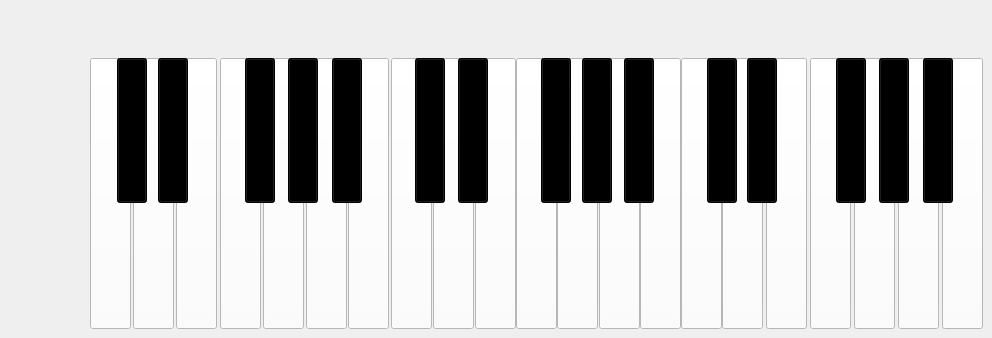
                          <widget class="QWidget" name="piano_container_widget" native="true">
                           <widget class="QPushButton" name="C_button">
                            <property name="geometry">
                             <rect>
                              <x>391</x>
                              <y>58</y>
                              <width>41</width>
                              <height>271</height>
                             </rect>
                            </property>
                            <property name="styleSheet">
                             <string notr="true">background-color: rgb(255, 255, 255);</string>
                            </property>
                            <property name="text">
                             <string/>
                            </property>
                            <property name="shortcut">
                             <string>Q</string>
                            </property>
                           </widget>
                           <widget class="QPushButton" name="D_button">
                            <property name="geometry">
                             <rect>
                              <x>433</x>
                              <y>58</y>
                              <width>41</width>
                              <height>271</height>
                             </rect>
                            </property>
                            <property name="styleSheet">
                             <string notr="true">background-color: rgb(255, 255, 255);</string>
                            </property>
                            <property name="text">
                             <string/>
                            </property>
                            <property name="shortcut">
                             <string>E</string>
                            </property>
                           </widget>
                           <widget class="QPushButton" name="E_button">
                            <property name="geometry">
                             <rect>
                              <x>475</x>
                              <y>58</y>
                              <width>41</width>
                              <height>271</height>
                             </rect>
                            </property>
                            <property name="styleSheet">
                             <string notr="true">background-color: rgb(255, 255, 255);</string>
                            </property>
                            <property name="text">
                             <string/>
                            </property>
                            <property name="shortcut">
                             <string>T</string>
                            </property>
                           </widget>
                           <widget class="QPushButton" name="F_button">
                            <property name="geometry">
                             <rect>
                              <x>516</x>
                              <y>58</y>
                              <width>41</width>
                              <height>271</height>
                             </rect>
                            </property>
                            <property name="styleSheet">
                             <string notr="true">background-color: rgb(255, 255, 255);</string>
                            </property>
                            <property name="text">
                             <string/>
                            </property>
                            <property name="shortcut">
                             <string>Y</string>
                            </property>
                           </widget>
                           <widget class="QPushButton" name="Csharp_button">
                            <property name="geometry">
                             <rect>
                              <x>415</x>
                              <y>58</y>
                              <width>30</width>
                              <height>145</height>
                             </rect>
                            </property>
                            <property name="styleSheet">
                             <string notr="true">background-color: rgb(0, 0, 0);</string>
                            </property>
                            <property name="text">
                             <string/>
                            </property>
                            <property name="shortcut">
                             <string>W</string>
                            </property>
                           </widget>
                           <widget class="QPushButton" name="Dsharp_sharp">
                            <property name="geometry">
                             <rect>
                              <x>458</x>
                              <y>58</y>
                              <width>30</width>
                              <height>145</height>
                             </rect>
                            </property>
                            <property name="styleSheet">
                             <string notr="true">background-color: rgb(0, 0, 0);</string>
                            </property>
                            <property name="text">
                             <string/>
                            </property>
                            <property name="shortcut">
                             <string>R</string>
                            </property>
                           </widget>
                           <widget class="QPushButton" name="G_button">
                            <property name="geometry">
                             <rect>
                              <x>557</x>
                              <y>58</y>
                              <width>41</width>
                              <height>271</height>
                             </rect>
                            </property>
                            <property name="styleSheet">
                             <string notr="true">background-color: rgb(255, 255, 255);</string>
                            </property>
                            <property name="text">
                             <string/>
                            </property>
                            <property name="shortcut">
                             <string>I</string>
                            </property>
                           </widget>
                           <widget class="QPushButton" name="A_button">
                            <property name="geometry">
                             <rect>
                              <x>599</x>
                              <y>58</y>
                              <width>41</width>
                              <height>271</height>
                             </rect>
                            </property>
                            <property name="styleSheet">
                             <string notr="true">background-color: rgb(255, 255, 255);</string>
                            </property>
                            <property name="text">
                             <string/>
                            </property>
                            <property name="shortcut">
                             <string>P</string>
                            </property>
                           </widget>
                           <widget class="QPushButton" name="B_button">
                            <property name="geometry">
                             <rect>
                              <x>640</x>
                              <y>58</y>
                              <width>41</width>
                              <height>271</height>
                             </rect>
                            </property>
                            <property name="styleSheet">
                             <string notr="true">background-color: rgb(255, 255, 255);</string>
                            </property>
                            <property name="text">
                             <string/>
                            </property>
                            <property name="shortcut">
                             <string>]</string>
                            </property>
                           </widget>
                           <widget class="QPushButton" name="Fsharp_button">
                            <property name="geometry">
                             <rect>
                              <x>541</x>
                              <y>58</y>
                              <width>30</width>
                              <height>145</height>
                             </rect>
                            </property>
                            <property name="styleSheet">
                             <string notr="true">background-color: rgb(0, 0, 0);</string>
                            </property>
                            <property name="text">
                             <string/>
                            </property>
                            <property name="shortcut">
                             <string>U</string>
                            </property>
                           </widget>
                           <widget class="QPushButton" name="Gsharp_button">
                            <property name="geometry">
                             <rect>
                              <x>582</x>
                              <y>58</y>
                              <width>30</width>
                              <height>145</height>
                             </rect>
                            </property>
                            <property name="styleSheet">
                             <string notr="true">background-color: rgb(0, 0, 0);</string>
                            </property>
                            <property name="text">
                             <string/>
                            </property>
                            <property name="shortcut">
                             <string>O</string>
                            </property>
                           </widget>
                           <widget class="QPushButton" name="Asharp_button">
                            <property name="geometry">
                             <rect>
                              <x>624</x>
                              <y>58</y>
                              <width>30</width>
                              <height>145</height>
                             </rect>
                            </property>
                            <property name="styleSheet">
                             <string notr="true">background-color: rgb(0, 0, 0);</string>
                            </property>
                            <property name="text">
                             <string/>
                            </property>
                            <property name="shortcut">
                             <string>[</string>
                            </property>
                           </widget>
                           <widget class="QPushButton" name="pushButton_25">
                            <property name="geometry">
                             <rect>
                              <x>898</x>
                              <y>58</y>
                              <width>41</width>
                              <height>271</height>
                             </rect>
                            </property>
                            <property name="styleSheet">
                             <string notr="true">background-color: rgb(255, 255, 255);</string>
                            </property>
                            <property name="text">
                             <string/>
                            </property>
                           </widget>
                           <widget class="QPushButton" name="pushButton_20">
                            <property name="geometry">
                             <rect>
                              <x>766</x>
                              <y>58</y>
                              <width>41</width>
                              <height>271</height>
                             </rect>
                            </property>
                            <property name="styleSheet">
                             <string notr="true">background-color: rgb(255, 255, 255);</string>
                            </property>
                            <property name="text">
                             <string/>
                            </property>
                           </widget>
                           <widget class="QPushButton" name="pushButton_23">
                            <property name="geometry">
                             <rect>
                              <x>810</x>
                              <y>58</y>
                              <width>41</width>
                              <height>271</height>
                             </rect>
                            </property>
                            <property name="styleSheet">
                             <string notr="true">background-color: rgb(255, 255, 255);</string>
                            </property>
                            <property name="text">
                             <string/>
                            </property>
                           </widget>
                           <widget class="QPushButton" name="pushButton_22">
                            <property name="geometry">
                             <rect>
                              <x>722</x>
                              <y>58</y>
                              <width>41</width>
                              <height>271</height>
                             </rect>
                            </property>
                            <property name="styleSheet">
                             <string notr="true">background-color: rgb(255, 255, 255);</string>
                            </property>
                            <property name="text">
                             <string/>
                            </property>
                           </widget>
                           <widget class="QPushButton" name="pushButton_21">
                            <property name="geometry">
                             <rect>
                              <x>681</x>
                              <y>58</y>
                              <width>41</width>
                              <height>271</height>
                             </rect>
                            </property>
                            <property name="styleSheet">
                             <string notr="true">background-color: rgb(255, 255, 255);</string>
                            </property>
                            <property name="text">
                             <string/>
                            </property>
                           </widget>
                           <widget class="QPushButton" name="pushButton_26">
                            <property name="geometry">
                             <rect>
                              <x>854</x>
                              <y>58</y>
                              <width>41</width>
                              <height>271</height>
                             </rect>
                            </property>
                            <property name="styleSheet">
                             <string notr="true">background-color: rgb(255, 255, 255);</string>
                            </property>
                            <property name="text">
                             <string/>
                            </property>
                           </widget>
                           <widget class="QPushButton" name="pushButton_27">
                            <property name="geometry">
                             <rect>
                              <x>942</x>
                              <y>58</y>
                              <width>41</width>
                              <height>271</height>
                             </rect>
                            </property>
                            <property name="styleSheet">
                             <string notr="true">background-color: rgb(255, 255, 255);</string>
                            </property>
                            <property name="text">
                             <string/>
                            </property>
                           </widget>
                           <widget class="QPushButton" name="pushButton_16">
                            <property name="geometry">
                             <rect>
                              <x>263</x>
                              <y>58</y>
                              <width>41</width>
                              <height>271</height>
                             </rect>
                            </property>
                            <property name="styleSheet">
                             <string notr="true">background-color: rgb(255, 255, 255);</string>
                            </property>
                            <property name="text">
                             <string/>
                            </property>
                           </widget>
                           <widget class="QPushButton" name="pushButton_18">
                            <property name="geometry">
                             <rect>
                              <x>348</x>
                              <y>58</y>
                              <width>41</width>
                              <height>271</height>
                             </rect>
                            </property>
                            <property name="styleSheet">
                             <string notr="true">background-color: rgb(255, 255, 255);</string>
                            </property>
                            <property name="text">
                             <string/>
                            </property>
                           </widget>
                           <widget class="QPushButton" name="pushButton_19">
                            <property name="geometry">
                             <rect>
                              <x>306</x>
                              <y>58</y>
                              <width>41</width>
                              <height>271</height>
                             </rect>
                            </property>
                            <property name="styleSheet">
                             <string notr="true">background-color: rgb(255, 255, 255);</string>
                            </property>
                            <property name="text">
                             <string/>
                            </property>
                           </widget>
                           <widget class="QPushButton" name="pushButton_14">
                            <property name="geometry">
                             <rect>
                              <x>133</x>
                              <y>58</y>
                              <width>41</width>
                              <height>271</height>
                             </rect>
                            </property>
                            <property name="styleSheet">
                             <string notr="true">background-color: rgb(255, 255, 255);</string>
                            </property>
                            <property name="text">
                             <string/>
                            </property>
                           </widget>
                           <widget class="QPushButton" name="pushButton_15">
                            <property name="geometry">
                             <rect>
                              <x>176</x>
                              <y>58</y>
                              <width>41</width>
                              <height>271</height>
                             </rect>
                            </property>
                            <property name="styleSheet">
                             <string notr="true">background-color: rgb(255, 255, 255);</string>
                            </property>
                            <property name="text">
                             <string/>
                            </property>
                           </widget>
                           <widget class="QPushButton" name="pushButton_13">
                            <property name="geometry">
                             <rect>
                              <x>220</x>
                              <y>58</y>
                              <width>41</width>
                              <height>271</height>
                             </rect>
                            </property>
                            <property name="styleSheet">
                             <string notr="true">background-color: rgb(255, 255, 255);</string>
                            </property>
                            <property name="text">
                             <string/>
                            </property>
                           </widget>
                           <widget class="QPushButton" name="pushButton_17">
                            <property name="geometry">
                             <rect>
                              <x>90</x>
                              <y>58</y>
                              <width>41</width>
                              <height>271</height>
                             </rect>
                            </property>
                            <property name="styleSheet">
                             <string notr="true">background-color: rgb(255, 255, 255);</string>
                            </property>
                            <property name="text">
                             <string/>
                            </property>
                           </widget>
                           <widget class="QPushButton" name="pushButton_29">
                            <property name="geometry">
                             <rect>
                              <x>158</x>
                              <y>58</y>
                              <width>30</width>
                              <height>145</height>
                             </rect>
                            </property>
                            <property name="styleSheet">
                             <string notr="true">background-color: rgb(0, 0, 0);</string>
                            </property>
                            <property name="text">
                             <string/>
                            </property>
                           </widget>
                           <widget class="QPushButton" name="pushButton_28">
                            <property name="geometry">
                             <rect>
                              <x>117</x>
                              <y>58</y>
                              <width>30</width>
                              <height>145</height>
                             </rect>
                            </property>
                            <property name="styleSheet">
                             <string notr="true">background-color: rgb(0, 0, 0);</string>
                            </property>
                            <property name="text">
                             <string/>
                            </property>
                           </widget>
                           <widget class="QPushButton" name="pushButton_30">
                            <property name="geometry">
                             <rect>
                              <x>245</x>
                              <y>58</y>
                              <width>30</width>
                              <height>145</height>
                             </rect>
                            </property>
                            <property name="styleSheet">
                             <string notr="true">background-color: rgb(0, 0, 0);</string>
                            </property>
                            <property name="text">
                             <string/>
                            </property>
                           </widget>
                           <widget class="QPushButton" name="pushButton_32">
                            <property name="geometry">
                             <rect>
                              <x>288</x>
                              <y>58</y>
                              <width>30</width>
                              <height>145</height>
                             </rect>
                            </property>
                            <property name="styleSheet">
                             <string notr="true">background-color: rgb(0, 0, 0);</string>
                            </property>
                            <property name="text">
                             <string/>
                            </property>
                           </widget>
                           <widget class="QPushButton" name="pushButton_31">
                            <property name="geometry">
                             <rect>
                              <x>332</x>
                              <y>58</y>
                              <width>30</width>
                              <height>145</height>
                             </rect>
                            </property>
                            <property name="styleSheet">
                             <string notr="true">background-color: rgb(0, 0, 0);</string>
                            </property>
                            <property name="text">
                             <string/>
                            </property>
                           </widget>
                           <widget class="QPushButton" name="pushButton_33">
                            <property name="geometry">
                             <rect>
                              <x>707</x>
                              <y>58</y>
                              <width>30</width>
                              <height>145</height>
                             </rect>
                            </property>
                            <property name="styleSheet">
                             <string notr="true">background-color: rgb(0, 0, 0);</string>
                            </property>
                            <property name="text">
                             <string/>
                            </property>
                           </widget>
                           <widget class="QPushButton" name="pushButton_34">
                            <property name="geometry">
                             <rect>
                              <x>747</x>
                              <y>58</y>
                              <width>30</width>
                              <height>145</height>
                             </rect>
                            </property>
                            <property name="styleSheet">
                             <string notr="true">background-color: rgb(0, 0, 0);</string>
                            </property>
                            <property name="text">
                             <string/>
                            </property>
                           </widget>
                           <widget class="QPushButton" name="pushButton_35">
                            <property name="geometry">
                             <rect>
                              <x>836</x>
                              <y>58</y>
                              <width>30</width>
                              <height>145</height>
                             </rect>
                            </property>
                            <property name="styleSheet">
                             <string notr="true">background-color: rgb(0, 0, 0);</string>
                            </property>
                            <property name="text">
                             <string/>
                            </property>
                           </widget>
                           <widget class="QPushButton" name="pushButton_36">
                            <property name="geometry">
                             <rect>
                              <x>879</x>
                              <y>58</y>
                              <width>30</width>
                              <height>145</height>
                             </rect>
                            </property>
                            <property name="styleSheet">
                             <string notr="true">background-color: rgb(0, 0, 0);</string>
                            </property>
                            <property name="text">
                             <string/>
                            </property>
                           </widget>
                           <widget class="QPushButton" name="pushButton_37">
                            <property name="geometry">
                             <rect>
                              <x>923</x>
                              <y>58</y>
                              <width>30</width>
                              <height>145</height>
                             </rect>
                            </property>
                            <property name="styleSheet">
                             <string notr="true">background-color: rgb(0, 0, 0);</string>
                            </property>
                            <property name="text">
                             <string/>
                            </property>
                           </widget>
                          </widget>
